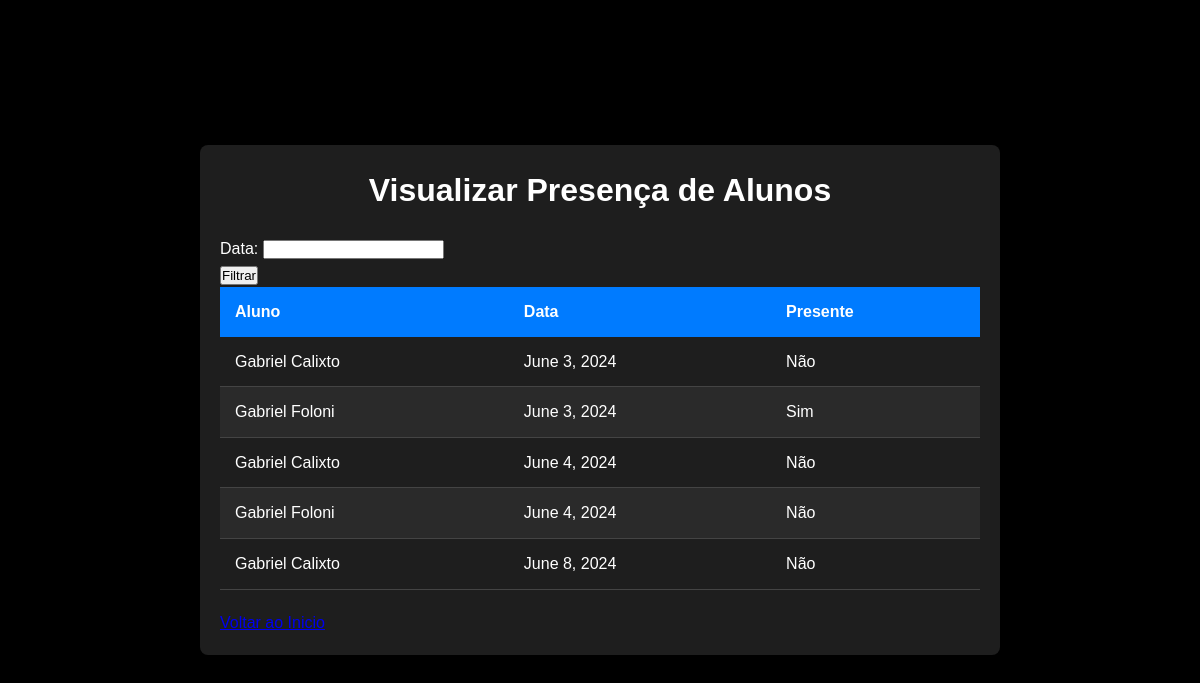
Screenshot of /visualizar-presenca/ with the database file from the repository.
### app_Projeto/models.py (models this page shows, shortened)
class RegistroPresenca(models.Model):
    aluno = models.ForeignKey(Aluno, on_delete=models.CASCADE)
    data = models.DateField(default=timezone.now)
    presente = models.BooleanField(default=False)
    class Meta:
        unique_together = ('aluno', 'data')

class Aluno(models.Model):
    nome = models.CharField(max_length=255)
    email = models.EmailField(unique=True)
    matricula = models.CharField(max_length=20, unique=True)

### app_Projeto/views.py (the view)
# urls.py: path('visualizar-presenca/', views.visualizar_presenca, name='visualizar_presenca'),
def visualizar_presenca(request):
    registros_presenca = None
    if request.method == 'POST':
        form = FiltroDataForm(request.POST)
        if form.is_valid():
            data_filtro = form.cleaned_data['data_filtro']
            registros_presenca = RegistroPresenca.objects.filter(data=data_filtro)
    else:
        data_filtro = request.GET.get('data_filtro')
        form = FiltroDataForm(initial={'data_filtro': data_filtro})
        if data_filtro:
            registros_presenca = RegistroPresenca.objects.filter(data=data_filtro)
        else:
            registros_presenca = RegistroPresenca.objects.all()
    context = {
        'form': form,
        'registros_presenca': registros_presenca
    }
    return render(request, 'visualizar_presenca.html', context)

### app_Projeto/forms.py
class FiltroDataForm(forms.Form):
    data_filtro = forms.DateField(label='Data')

### app_Projeto/templates/visualizar_presenca.html (shortened to what this page needs)
{% load static %}
<!DOCTYPE html>
<html lang="pt-BR">
<head>
    <link rel="stylesheet" href="{% static 'styles.css' %}">
</head>
<body>
    <div class="container">
        <header>
            <h1>Visualizar Presença de Alunos</h1>
        </header>
        <main>
            <form method="post">
                {{ form.as_p }}
                <button type="submit" class="btn">Filtrar</button>
            </form>
            <table id="attendance-table">
                <thead>
                    <tr>
                        <th>Aluno</th>
                        <th>Data</th>
                        <th>Presente</th>
                    </tr>
                </thead>
                <tbody>
                    {% for registro in registros_presenca %}
                    <tr>
                        <td>{{ registro.aluno.nome }}</td>
                        <td>{{ registro.data }}</td>
                        <td class="{% if registro.presente %}presente{% else %}ausente{% endif %}">{% if registro.presente %}Sim{% else %}Não{% endif %}</td>
                    </tr>
                    {% endfor %}
                </tbody>
            </table>
            <a href="{% url 'index' %}" class="btn">Voltar ao Inicio</a>
        </main>
    </div>
</body>
</html>

### app_Projeto/static/styles.css (style rules this page uses)
* { margin: 0; padding: 0; box-sizing: border-box; }
body { font-family: 'Arial', sans-serif; background-color: #000; color: #fff; line-height: 1.6; display: flex; justify-content: center; align-items: center; min-height: 100vh; }
.container { background: #1e1e1e; padding: 20px; border-radius: 8px; box-shadow: 0 2px 4px rgba(0, 0, 0, 0.3); max-width: 800px; width: 100%; }
header { text-align: center; margin-bottom: 20px; }
header h1 { font-size: 2em; color: #fff; }
form { width: 100%; }
table { width: 100%; border-collapse: collapse; margin-bottom: 20px; }
table thead { background-color: #333; }
table th, table td { padding: 12px 15px; text-align: left; }
table th { background-color: #007BFF; color: #fff; }
table tbody tr { border-bottom: 1px solid #444; }
table tbody tr:nth-child(even) { background-color: #2a2a2a; }
table tbody tr:nth-child(odd) { background-color: #1e1e1e; }

### rows the page displays
RegistroPresenca: aluno.nome "Gabriel Calixto", data "June 3, 2024", presente "Não"
RegistroPresenca: aluno.nome "Gabriel Foloni", data "June 3, 2024", presente "Sim"
RegistroPresenca: aluno.nome "Gabriel Calixto", data "June 4, 2024", presente "Não"
RegistroPresenca: aluno.nome "Gabriel Foloni", data "June 4, 2024", presente "Não"
RegistroPresenca: aluno.nome "Gabriel Calixto", data "June 8, 2024", presente "Não"
